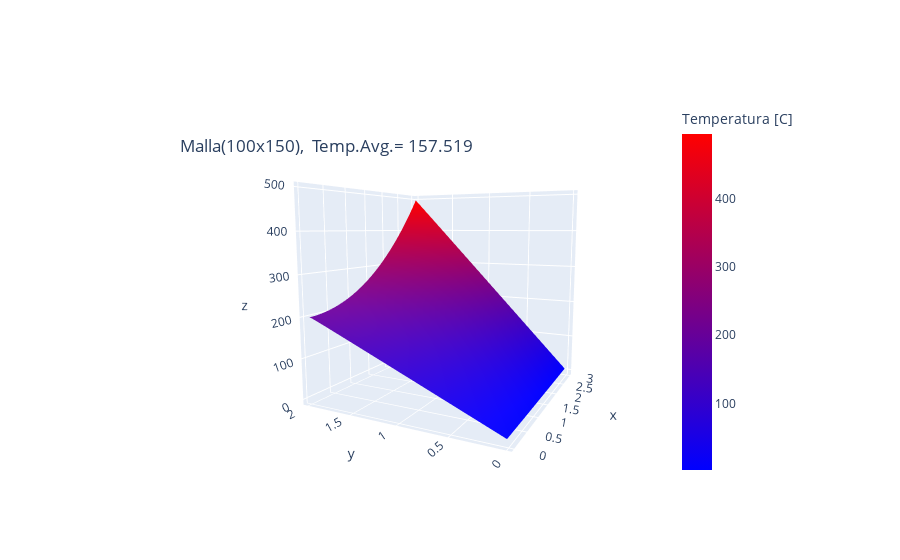

Notebook source saved alongside this figure:
### Code cell
T = solve_(deltaX=0.02, deltaY=0.02, method='numpy')

### Figure 1 — Plotly figure (JSON) as saved in the notebook; plotly's stock layout.template omitted (floating-point values rounded to 4 significant figures; data arrays with more than 128 entries replaced by an {"elided": "..."} marker saying what was removed)
{"data": [{"colorbar": {"title": {"text": "Temperatura [C]"}, "x": 0.8}, "colorscale": [[0, "rgb(0,0,255)"], [1, "rgb(255,0,0)"]], "type": "surface", "x": {"elided": "100x150 float values"}, "y": {"elided": "100x150 float values"}, "z": {"elided": "100x150 float values"}}], "layout": {"scene": {"camera": {"center": {"x": 0, "y": 0, "z": 0}, "eye": {"x": -2, "y": -1, "z": 0.3}, "up": {"x": 0, "y": 0, "z": 1}}}, "title": {"text": "Malla(100x150), \nTemp.Avg.= 157.519", "x": 0.2, "y": 0.75}}}
